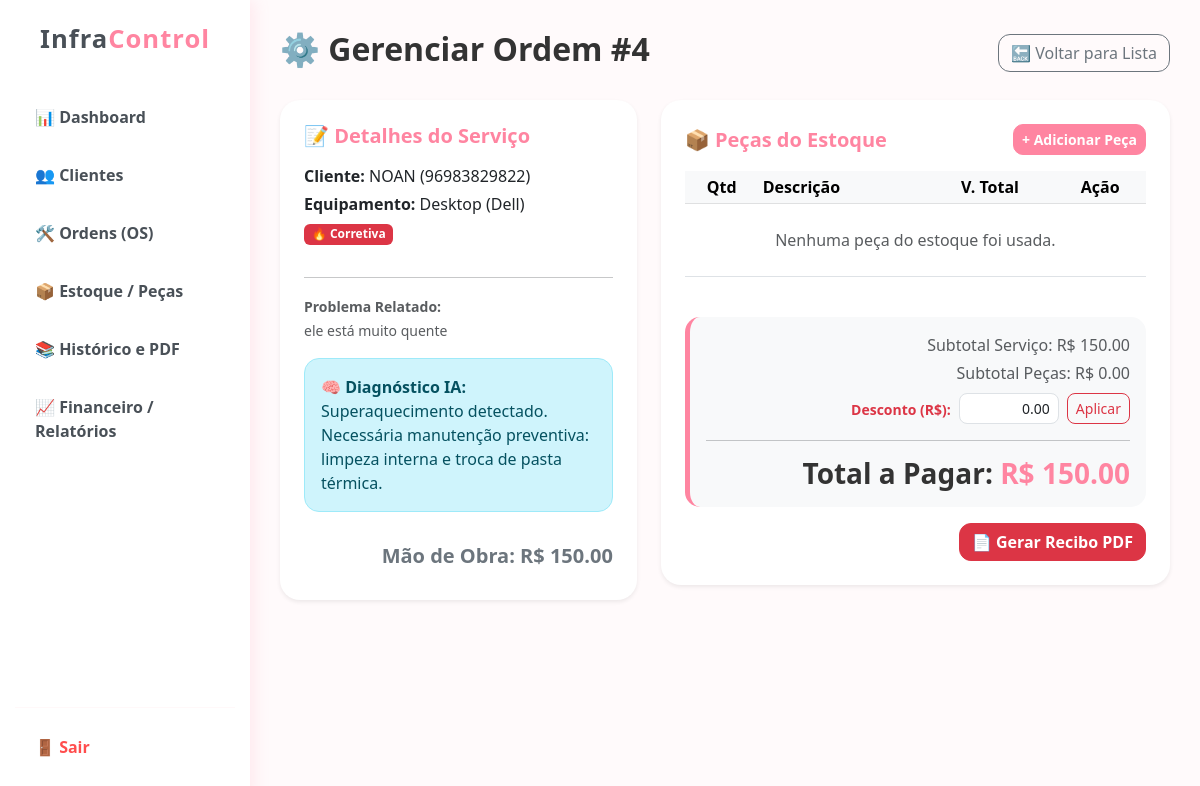
The app's page /gerenciar_os/4 (signed in) with its own data.
### models.py (models this page shows)
class OrdemServico(db.Model):
    id = db.Column(db.Integer, primary_key=True)
    equipamento = db.Column(db.String(100), nullable=False)
    marca = db.Column(db.String(50), nullable=True)
    tipo_manutencao = db.Column(db.String(50), nullable=True)
    descricao_problema = db.Column(db.Text, nullable=False)
    diagnostico_ia = db.Column(db.Text)
    valor = db.Column(db.Float) # Valor Mão de Obra
    desconto = db.Column(db.Float, default=0.0)
    data_abertura = db.Column(db.DateTime, default=datetime.now)
    status = db.Column(db.String(50), default='Aberto')
    cliente_id = db.Column(db.Integer, db.ForeignKey('cliente.id'), nullable=False)
    foto_antes = db.Column(db.String(255))
    data_garantia = db.Column(db.DateTime, nullable=True)
    nota_cliente = db.Column(db.Integer, nullable=True)
    comentario_cliente = db.Column(db.Text, nullable=True)
    itens = db.relationship('ItemOS', backref='ordem', cascade="all, delete-orphan", lazy=True)

class Cliente(db.Model):
    id = db.Column(db.Integer, primary_key=True)
    nome = db.Column(db.String(100), nullable=False)
    email = db.Column(db.String(100))
    telefone = db.Column(db.String(20))
    ordens = db.relationship('OrdemServico', backref='cliente', lazy=True)

### app.py (the view)
@app.route('/gerenciar_os/<int:id>')
@login_required
def gerenciar_os(id):
    os_data = OrdemServico.query.get_or_404(id)
    total_pecas = sum(i.valor_total for i in os_data.itens)
    total_geral = (os_data.valor + total_pecas) - (os_data.desconto or 0.0)
    return render_template('gerenciar_os.html', os_data=os_data, pecas=Peca.query.filter(Peca.quantidade > 0).all(), total_pecas=total_pecas, total_geral=total_geral)

### app.py (called while the page is built)
@login_manager.user_loader
def load_user(user_id): return User.query.get(int(user_id))

### templates/gerenciar_os.html (shortened to what this page needs)
{% extends "base.html" %}
{% block content %}
<div class="d-flex justify-content-between align-items-center mb-4">
    <h2 style="font-weight: 700; color: #333;">⚙️ Gerenciar Ordem #{{ os_data.id }}</h2>
    <a href="{{ url_for('ordens') }}" class="btn btn-outline-secondary" style="border-radius: 12px;">🔙 Voltar para Lista</a>
</div>
<div class="row">
    <div class="col-md-5">
        <div class="card border-0 shadow-sm p-4 mb-4" style="border-radius: 20px;">
            <h5 class="fw-bold mb-3" style="color: var(--primary);">📝 Detalhes do Serviço</h5>
            <p class="mb-1"><strong>Cliente:</strong> {{ os_data.cliente.nome }} ({{ os_data.cliente.telefone }})</p>
            <p class="mb-1"><strong>Equipamento:</strong> {{ os_data.equipamento }} {{ '(' ~ os_data.marca ~ ')' if os_data.marca else '' }}</p>
            <p class="mb-3">
                {% if os_data.tipo_manutencao == 'Preventiva' %} <span class="badge bg-success">🛠️ {{ os_data.tipo_manutencao }}</span>
                {% elif os_data.tipo_manutencao == 'Corretiva' %} <span class="badge bg-danger">🔥 {{ os_data.tipo_manutencao }}</span> {% endif %}
            </p>
            <hr>
            <p class="text-muted"><small><strong>Problema Relatado:</strong><br>{{ os_data.descricao_problema }}</small></p>
            <div class="alert alert-info p-3" style="border-radius: 15px;">
                <strong>🧠 Diagnóstico IA:</strong><br>{{ os_data.diagnostico_ia }}
            </div>
            <h5 class="fw-bold text-end mt-3 text-secondary">Mão de Obra: R$ {{ "%.2f"|format(os_data.valor) }}</h5>
        </div>
    </div>
    <div class="col-md-7">
        <div class="card border-0 shadow-sm p-4" style="border-radius: 20px;">
            <div class="d-flex justify-content-between align-items-center mb-3">
                <h5 class="fw-bold m-0" style="color: var(--primary);">📦 Peças do Estoque</h5>
                <button class="btn btn-sm btn-primary fw-bold" data-bs-toggle="modal" data-bs-target="#modalPeca" style="border-radius: 10px;">+ Adicionar Peça</button>
            </div>
            <table class="table table-sm text-center align-middle">
                <thead class="table-light"><tr><th>Qtd</th><th class="text-start">Descrição</th><th>V. Total</th><th>Ação</th></tr></thead>
                <tbody>
                    {% for item in os_data.itens %}
                    <tr>
                        <td><span class="badge bg-secondary">{{ item.quantidade }}x</span></td>
                        <td class="text-start fw-bold text-muted">{{ item.nome_peca }}</td>
                        <td class="text-danger fw-bold">R$ {{ "%.2f"|format(item.valor_total) }}</td>
                        <td><a href="{{ url_for('remover_item_os', item_id=item.id) }}" class="btn btn-sm btn-outline-danger" style="border-radius: 8px;">❌</a></td>
                    </tr>
                    {% else %}<tr><td colspan="4" class="p-4 text-muted">Nenhuma peça do estoque foi usada.</td></tr>{% endfor %}
                </tbody>
            </table>
            <div class="mt-4 p-3 text-end" style="background-color: #f8f9fa; border-radius: 15px; border-left: 5px solid var(--primary);">
                <p class="mb-1 text-muted">Subtotal Serviço: R$ {{ "%.2f"|format(os_data.valor) }}</p>
                <p class="mb-1 text-muted">Subtotal Peças: R$ {{ "%.2f"|format(total_pecas) }}</p>
                <form action="{{ url_for('aplicar_desconto', os_id=os_data.id) }}" method="POST" class="d-flex justify-content-end align-items-center mb-2 mt-2 gap-2">
                    <label class="text-danger fw-bold m-0"><small>Desconto (R$):</small></label>
                    <input type="text" name="desconto" value="{{ '%.2f'|format(os_data.desconto) if os_data.desconto else '0.00' }}" class="form-control form-control-sm text-end" style="width: 100px; border-radius: 8px;">
                    <button type="submit" class="btn btn-sm btn-outline-danger" style="border-radius: 8px;">Aplicar</button>
                </form>
                <hr>
                <h3 class="fw-bold m-0" style="color: #333;">Total a Pagar: <span style="color: var(--primary);">R$ {{ "%.2f"|format(total_geral) }}</span></h3>
            </div>
            <div class="text-end mt-3">
                <a href="{{ url_for('gerar_pdf', os_id=os_data.id) }}" class="btn btn-danger fw-bold" style="border-radius: 12px;">📄 Gerar Recibo PDF</a>
            </div>
        </div>
    </div>
</div>
{% endblock %}

### templates/base.html (style rules this page uses)
:root { --primary: #ff85a1; --primary-hover: #ff6b8b; --sidebar-bg: #ffffff; --body-bg: #fffafb; --text-dark: #495057; }
body { background-color: var(--body-bg); font-family: 'Segoe UI', Tahoma, Geneva, Verdana, sans-serif; overflow-x: hidden; color: var(--text-dark); }
.btn-primary { background-color: var(--primary) !important; border-color: var(--primary) !important; color: white !important; }

### records on screen
OrdemServico: id "4", equipamento "Desktop", marca "(Dell)", tipo_manutencao "Corretiva", descricao_problema "ele está muito quente", diagnostico_ia "Superaquecimento detectado. Necessária manutenção preventiva: limpeza interna e troca de pasta térmica.", valor "150.00", desconto "0.00"
Cliente: cliente.nome "NOAN", cliente.telefone "96983829822"

### other values on screen
{{ "%.2f"|format(total_pecas) }} "0.00"
{{ "%.2f"|format(total_geral) }} "150.00"
